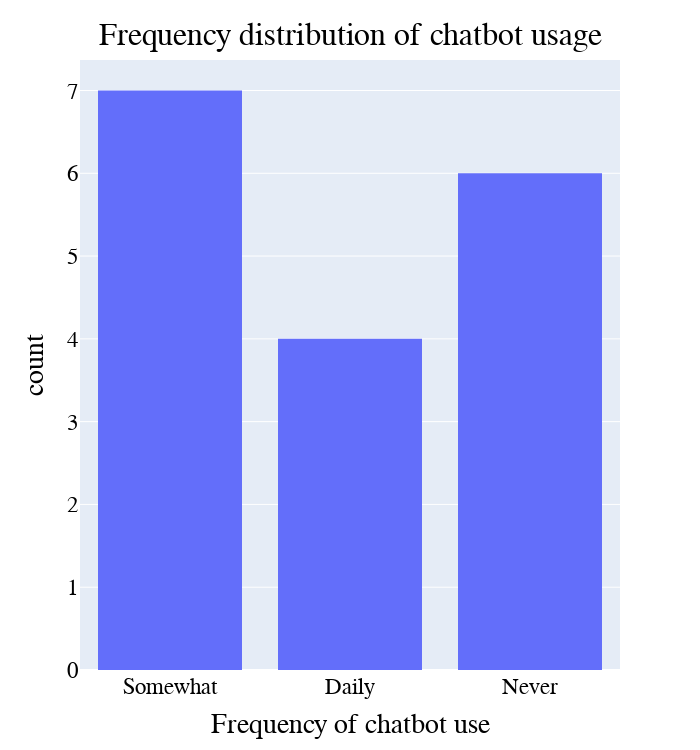

Notebook source saved alongside this figure:
### Markdown cell above
### Bar Chart to depict how often the partipants use a chatbot

### Code cell
fig = px.histogram(df_dem, x='How often do you use Siri, Alexa, Google Assistant or any other virtual assistant?')
fig.update_layout(
    width=700,
    height=750,
    title={
        'text': "Frequency distribution of chatbot usage",
        'y':0.97,
        'x':0.5,
        'xanchor': 'center',
        'yanchor': 'top'},
       xaxis_title = "Frequency of chatbot use",
    font=dict(
        family="Arial",
        size=23,
        color="#000000"
    ),
)
fig.show()

### Figure 1 — Plotly figure (JSON) as saved in the notebook; plotly's stock layout.template omitted (floating-point values rounded to 4 significant figures)
{"data": [{"alignmentgroup": "True", "bingroup": "x", "hovertemplate": "How often do you use Siri, Alexa, Google Assistant or any other virtual assistant?=%{x}<br>count=%{y}<extra></extra>", "legendgroup": "", "marker": {"color": "#636efa"}, "name": "", "offsetgroup": "", "orientation": "v", "showlegend": false, "type": "histogram", "x": ["Somewhat", "Somewhat", "Somewhat", "Daily", "Daily", "Somewhat", "Daily", "Somewhat", "Never", "Never", "Never", "Never", "Never", "Daily", "Somewhat", "Never", "Somewhat"], "xaxis": "x", "yaxis": "y"}], "layout": {"barmode": "relative", "font": {"color": "#000000", "family": "Arial", "size": 23}, "height": 750, "legend": {"tracegroupgap": 0}, "margin": {"t": 60}, "title": {"text": "Frequency distribution of chatbot usage", "x": 0.5, "xanchor": "center", "y": 0.97, "yanchor": "top"}, "width": 700, "xaxis": {"anchor": "y", "domain": [0, 1], "title": {"text": "Frequency of chatbot use"}}, "yaxis": {"anchor": "x", "domain": [0, 1], "title": {"text": "count"}}}}
